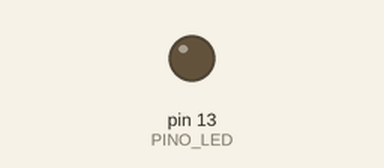
A sketch run on a simulated Arduino Uno, built with avr-gcc and run on an emulated ATmega328P. On the bench: output pins drawn as LEDs (lit = HIGH).

Above: at 1.4 s.
At 3.7 s:
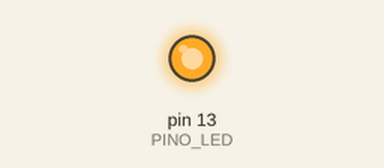
Timing chart, 0 to 10.4 s (numbered marks = the images above):
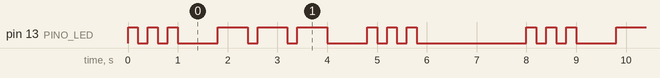

Measured:
- by itself, pin 13 (PINO_LED): repeats every 8.0 s: 2 × (LOW 0.20 s, HIGH 0.20 s), LOW 0.80 s, 2 × (HIGH 0.60 s, LOW 0.20 s), HIGH 0.60 s, LOW 0.80 s, 2 × (HIGH 0.20 s, LOW 0.20 s), HIGH 0.20 s, LOW 2.2 s, HIGH 0.20 s
- by itself, everything shown: repeats every 8.0 s, in 18 steps

The sketch:

ex_led_sos.ino
```cpp
/*
  Oficina de Robótica SELFÍS — Componente: LED
  Exemplo: o LED transmite "SOS" em código Morse ( . . .  - - -  . . . )
  Ligações: pino 13 -> perna longa do LED | perna curta -> resistor 220 ohms -> GND
*/

const int PINO_LED = 13;
const int PONTO = 200;      // duração de um ponto, em ms
const int TRACO = 600;      // um traço vale 3 pontos

void setup() {
  pinMode(PINO_LED, OUTPUT);
}

// Acende o LED por um tempo e depois faz uma pausa curta
void sinal(int duracao) {
  digitalWrite(PINO_LED, HIGH);
  delay(duracao);
  digitalWrite(PINO_LED, LOW);
  delay(PONTO);
}

void loop() {
  for (int i = 0; i < 3; i++) sinal(PONTO);   // S = . . .
  delay(TRACO);
  for (int i = 0; i < 3; i++) sinal(TRACO);   // O = - - -
  delay(TRACO);
  for (int i = 0; i < 3; i++) sinal(PONTO);   // S = . . .
  delay(2000);                                // pausa antes de repetir
}
```
